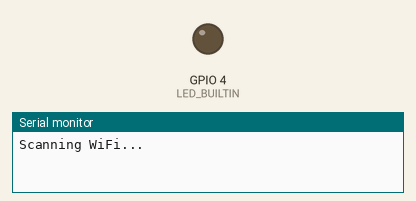
The sketch below on a simulated ESP32. On the bench: output pins drawn as LEDs (lit = HIGH), the last lines printed to the serial monitor. WiFi joins after 1.5 s; servers stay silent unless stated; a WiFi scan finds three made-up networks; the local clock reads 2024-03-15 10:24:30 at power-on unless the sketch sets it; random numbers use the default seed unless the sketch sets one.

Above: at 1.7 s.
At 23.7 s:
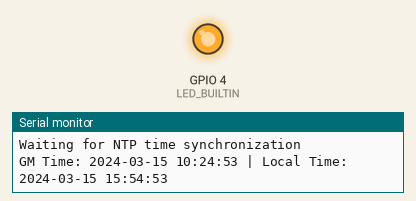
Timing chart, 0 to 25.2 s (numbered marks = the images above):
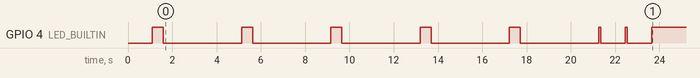

The sketch:

ntp.ino
```cpp
#include "utils-wifi.h"
#include "utils-ntp.h"

const char targetSSID[] = "SKYNET";
const char targetPassword[] = "thehacker@678934";

struct tm* timeinfo;

// Function to ping via Serial every random interval (5-10 sec) showing current GMT and local time.
void pingTime() {
  // Update the global timeinfo with the current time.
  if (!getLocalTime(timeinfo)) {
    Serial.println("Unable to update current time");
    return;
  }

  String gmtime = String(formatGMTTime(timeinfo, 0));
  String localtime = String(formatGMTTime(timeinfo, 19800));

  Serial.println("GM Time: " + gmtime + " | Local Time: " + localtime);
}

// Example usage in setup():
void setup() {
  Serial.begin(115200);
  // Seed the random number generator.
  randomSeed(analogRead(0));

  connectWifi(targetSSID, targetPassword);
  timeinfo = updateLocalTime();

  String gmtime = String(formatGMTTime(timeinfo, 0));
  String localtime = String(formatGMTTime(timeinfo, 19800));

  Serial.println("GM Time: " + gmtime + " | Local Time: " + localtime);
}

void loop() {
  // If WiFi disconnects, try to reconnect.
  if (!isWifiConnected()) {
    Serial.println("\nWiFi disconnected. Reconnecting...");
    connectWifi(targetSSID, targetPassword);
    timeinfo = updateLocalTime();

    String gmtime = String(formatGMTTime(timeinfo, 0));
    String localtime = String(formatGMTTime(timeinfo, 19800));

    Serial.println("GM Time: " + gmtime + " | Local Time: " + localtime);
  }

  // Every random 5-10 sec interval, ping with current GMT and local time.
  int interval = random(5000, 10000);
  delay(interval);
  pingTime();
}
```

utils-ntp.cpp
```cpp
#include "utils-ntp.h"

// Updates system time via NTP and returns a pointer to the updated timeinfo.
// Returns NULL if synchronization fails.
struct tm* updateLocalTime() {
  // Global variable to hold the NTP-synchronized GMT time.
  static struct tm timeinfo;

  // Configure NTP servers. Using 0 offset ensures we get GMT.
  configTime(0, 0, "pool.ntp.org", "time.nist.gov");
  Serial.print("\nWaiting for NTP time synchronization");
  int retry = 0;
  while (!getLocalTime(&timeinfo) && retry < MAX_RETRIES) {
    delay(500);
    Serial.print(".");
    retry++;
  }
  Serial.println();

  if (retry == MAX_RETRIES) {
    Serial.println("Failed to obtain time");
    return NULL;
  } else {
    return &timeinfo;
  }
}

// Converts the given GMT time (pointed to by 'timeinfo') to local time by applying
// the provided timezone offset (in seconds). Returns a pointer to a static buffer
// containing the formatted local time string.
char* formatGMTTime(struct tm* timeinfo, int timezoneOffset) {
  if (timeinfo == NULL) {
    Serial.println("Unable to get GMT time");
    return "";
  }

  // Convert the GMT time to time_t, add the timezone offset.
  time_t localTime_t = mktime(timeinfo) + timezoneOffset;

  // Convert back to struct tm for formatting.
  struct tm localTimeInfo;
  localtime_r(&localTime_t, &localTimeInfo);

  // Use a static buffer so the result remains valid after function returns.
  static char localTimeStr[64];
  strftime(localTimeStr, sizeof(localTimeStr), "%Y-%m-%d %H:%M:%S", &localTimeInfo);

  return localTimeStr;
}
```

utils-ntp.h
```cpp
#ifndef UTILS_NTP_H
#define UTILS_NTP_H

#include <WiFi.h>
#include <time.h>

#define MAX_RETRIES 5

// Define your timezone offset in seconds (e.g., GMT+5:30: 19800 seconds).
const long timezoneOffset = 19800;

struct tm* updateLocalTime();
char* formatGMTTime(struct tm* timeinfo, int timezoneOffset);

#endif  // UTILS_NTP_H
```

utils-wifi.cpp
```cpp
#include "utils-wifi.h"

void updateStatusLed(uint8_t state) {
  if (state == WIFI_SCANNING) {
    digitalWrite(LED_BUILTIN, HIGH);
    delay(500);
    digitalWrite(LED_BUILTIN, LOW);
    delay(500);
  } else if (state == WIFI_CONNECTING) {
    digitalWrite(LED_BUILTIN, HIGH);
    delay(100);
    digitalWrite(LED_BUILTIN, LOW);
    delay(100);
  } else if (state == WIFI_CONNECTED) {
    digitalWrite(LED_BUILTIN, HIGH);
  } else if (state == WIFI_FAILED) {
    for (int i = 0; i < 3; i++) {
      digitalWrite(LED_BUILTIN, HIGH);
      delay(100);
      digitalWrite(LED_BUILTIN, LOW);
      delay(100);
    }
    delay(500);
  }
}

IPAddress connectWifi(const char* SSID, const char* Password) {
  delay(1000);
  pinMode(LED_BUILTIN, OUTPUT);

  WiFi.mode(WIFI_STA);
  WiFi.disconnect();
  delay(100);

  int retry = 0;
  bool targetFound = false;

  Serial.println("\nScanning WiFi...");

  while (!targetFound && retry < MAX_RETRIES) {
    updateStatusLed(WIFI_SCANNING);
    int n = WiFi.scanNetworks();
    Serial.println("\nFound " + String(n) + " networks.");

    for (int i = 0; i < n; i++) {
      String ssid = WiFi.SSID(i);
      Serial.println(String(ssid) + " (" + String(WiFi.RSSI(i)) + " dBm)");
      if (ssid == SSID) {
        targetFound = true;
      }
      delay(10);
    }

    if (!targetFound) {
      Serial.println("\nTarget network not found.");
    }

    retry++;
    delay(1000);
  }

  Serial.print("\nConnecting to " + String(SSID));
  retry = 0;
  while (WiFi.status() != WL_CONNECTED && retry < MAX_RETRIES) {
    updateStatusLed(WIFI_CONNECTING);
    WiFi.begin(SSID, Password);
    Serial.print(".");
    retry++;
    delay(1000);
  }

  if (WiFi.status() == WL_CONNECTED) {
    Serial.println("\nConnected to " + String(SSID));
    Serial.println("Local IP: " + WiFi.localIP().toString());
    updateStatusLed(WIFI_CONNECTED);
  } else {
    Serial.println("\nConnection Failed to " + String(SSID));
    Serial.println("Error Code: " + String(WiFi.status()));
    updateStatusLed(WIFI_FAILED);
  }

  return WiFi.localIP();
}

bool isWifiConnected() {
  return WiFi.status() == WL_CONNECTED;
}
```

utils-wifi.h
```cpp
#ifndef UTILS_WIFI_H
#define UTILS_WIFI_H

#include <WiFi.h>

// Define LED pin
#define LED_BUILTIN 4

// Define WiFi states
#define WIFI_SCANNING 0
#define WIFI_CONNECTING 1
#define WIFI_CONNECTED 2
#define WIFI_FAILED 3

// Max retries for connection attempts
#define MAX_RETRIES 5

void updateStatusLed(uint8_t state);
IPAddress connectWifi(const char* SSID, const char* Password);
bool isWifiConnected();  // Function to check WiFi connection

#endif  // UTILS_WIFI_H
```
